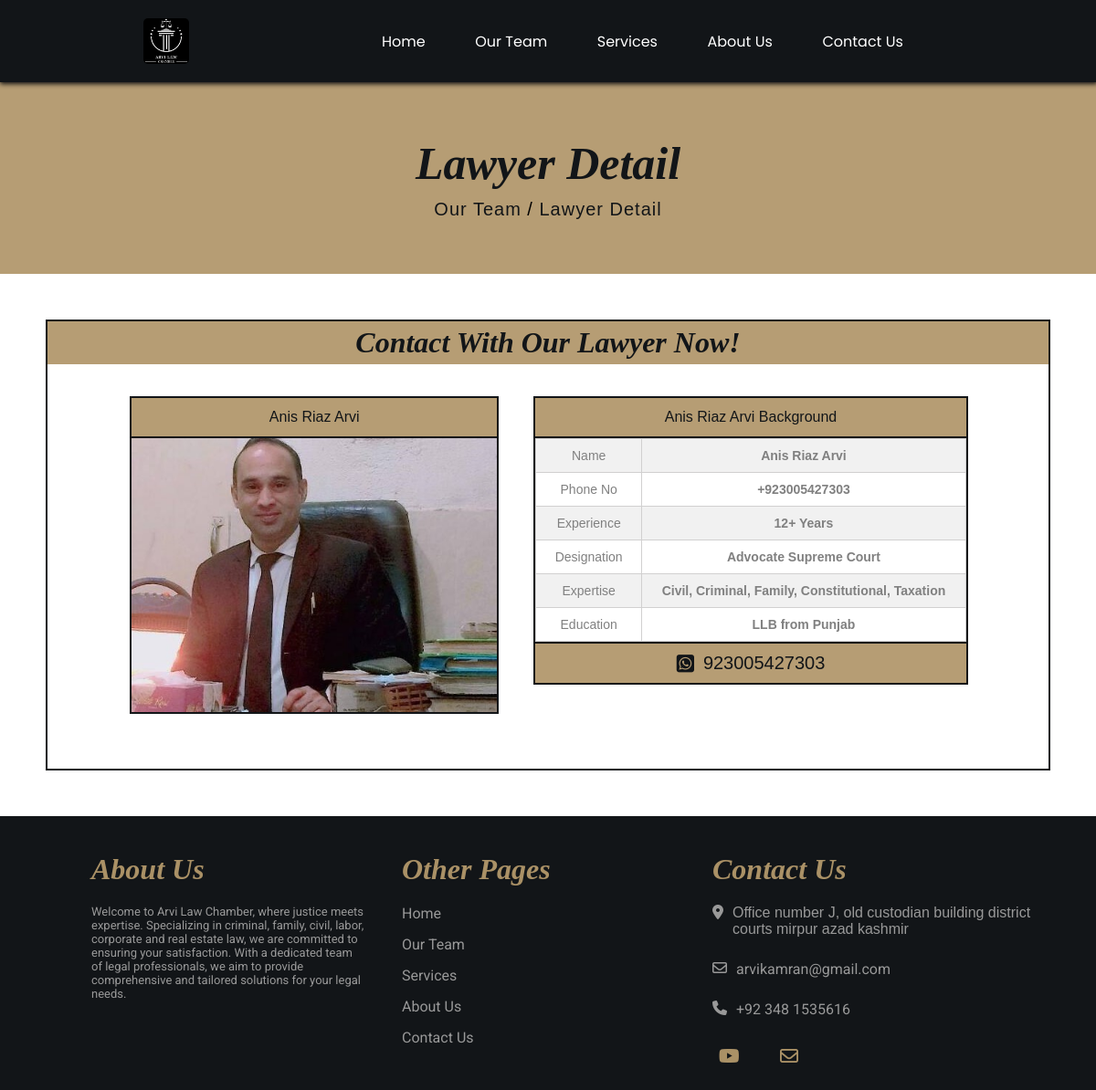
Screenshot of /lawyerdetail/1/ with the database file from the repository.
### home/models.py (models this page shows, shortened)
class Lawyer(models.Model):
    name = models.CharField(max_length=100, null=True)
    picture = models.ImageField(upload_to='profile-picture/', null=True, blank=True)
    phoneno = models.CharField(max_length=13, null=True)
    education = models.CharField(max_length=100, null=True)
    experience = models.CharField(max_length=50, null=True)
    designation = models.CharField(max_length=50, null=True)
    expertise = models.CharField(max_length=100, null=True)

### home/views.py (the view)
# urls.py: path('lawyerdetail/<str:pk_test>/', views.lawyerdetail, name='lawyer'),
def lawyerdetail(request, pk_test):
    lawyer = Lawyer.objects.get(id=pk_test)
    context = {'lawyer':lawyer}
    return render(request, 'home/lawyerdetail.html', context)

### home/templates/home/lawyerdetail.html (shortened to what this page needs)
{% extends "home/main.html" %}
{% load static %}
{% block content %}
<link rel="stylesheet" href="{% static "/css/lawyerdetail.css" %}">
<link rel="stylesheet" href="https://cdnjs.cloudflare.com/ajax/libs/font-awesome/6.4.2/css/all.min.css" />
<div class="teamdetail">
    <div class="teamconttop">
        <div class="teamtophead">
            Lawyer Detail
        </div>
        <div class="teamtopinfo">
            <a href="">Our Team</a>
            /
            <a href="">Lawyer Detail</a>
        </div>
    </div>
    <div class="lawyerdetailcont">
        <div class="lawyerdetailhead">
            <h1>Contact With Our Lawyer Now!</h1>
        </div>
        <div class="lawyerdetailbody">
            <div class="lawyerdetailleft">
                <div class="infolefttittle">
                    {{lawyer.name}}
                </div>
                <div class="infoleftpic">
                    <img  src="{{lawyer.picture.url}}" alt="">
                </div>
            </div>
            <div class="lawyerdetailright">
                <div class="inforighttitle">
                    {{lawyer.name}} Background
                </div>
                <div class="inforighttable">
                    <table class="infotable" border=1>
                        <tr>
                            <td>Name</td>
                            <td>{{lawyer.name}}</td>
                        </tr>
                        <tr>
                            <td>Phone No</td>
                            <td>+{{lawyer.phoneno}}</td>
                        </tr>
                        <tr>
                            <td>Experience</td>
                            <td>{{lawyer.experience}}</td>
                        </tr>
                        <tr>
                            <td>Designation</td>
                            <td>{{lawyer.designation}}</td>
                        </tr>
                        <tr>
                            <td>Expertise</td>
                            <td>{{lawyer.expertise}}</td>
                        </tr>
                        <tr>
                            <td>Education</td>
                            <td>{{lawyer.education}}</td>
                        </tr>
                    </table>
                </div>
                <a class="lawyerdetailcontact" href="https://wa.me/923485310150" target='_blank'>
                        <i class="detailcontactchild fa-brands fa-square-whatsapp"></i>
                        <span class='detailcontactchild '>{{lawyer.phoneno}} </span>
                </a>
            </div>
        </div>
    </div>
</div>
{% endblock content %}

### static/css/navbar.css (style rules this page uses)
* { margin: 0; padding: 0; }

### static/css/lawyerdetail.css (style rules this page uses)
.teamdetail { margin-top: 90px; }
.teamdetail .teamconttop { background: #b69d74; height: 150px; display: flex; flex-direction: column; justify-content: center; align-items: center; padding: 30px 0; }
.teamconttop .teamtophead { font-size: 50px; font-weight: bold; font-family: 'EB Garamond', serif; font-style: italic; margin-bottom: 10px; color: #121518; }
.teamconttop .teamtopinfo { letter-spacing: 1px; font-size: 20px; }
.teamconttop .teamtopinfo a { text-decoration: none; color: #121518; transition: 0.4s; }
.teamdetail .lawyerdetailcont { margin: 50px; border: 2px solid #121518; }
.lawyerdetailcont .lawyerdetailhead { display: flex; justify-content: center; color: #121518; background-color: #b69d74; padding: 5px 0; font-style: italic; margin-bottom: 10px; }
.lawyerdetailcont .lawyerdetailhead h1 { font-family: 'EB Garamond', serif; }
.lawyerdetailcont .lawyerdetailbody { display: flex; justify-content: center; width: 70vw; padding-top: 15px; padding-bottom: 50px; width: 100%; }
.lawyerdetailbody .lawyerdetailleft { display: flex; flex-direction: column; align-items: center; margin: 10px 20px; border: 2px solid #121518; }
.lawyerdetailleft .infolefttittle { background-color: #b69d74; color: #121518; width: 100%; display: flex; justify-content: center; padding: 12px 0; border-bottom: 2px solid #121518; }
.lawyerdetailleft .infoleftpic { width: 400px; height: 300px; overflow: hidden; }
.lawyerdetailleft .infoleftpic img { width: 100%; height: 100%; object-fit: cover; transition: 0.4s; cursor: pointer; }
.lawyerdetailright { display: flex; flex-direction: column; align-items: center; margin: 10px 20px; }
.lawyerdetailright .inforighttitle { background-color: #b69d74; color: #121518; width: 100%; display: flex; justify-content: center; padding: 12px 0; border: 2px solid #121518; }
.lawyerdetailright .inforighttable { width: 100%; display: flex; flex-direction: column; justify-content: center; border-right: 2px solid #121518; border-left: 2px solid #121518; }
.inforighttable table { border: 1px solid rgb(209, 208, 208); border-collapse: collapse; color: rgb(128, 128, 128); font-size: 14px; }
.inforighttable table tr td { padding: 10px 20px; text-align: center; }
.inforighttable table tr:nth-child(odd) { background-color: rgb(241, 241, 241); }
.inforighttable table tr td:nth-child(even) { font-weight: bold; }
.lawyerdetailcontact { background-color: #b69d74; padding: 10px 0; width: 100%; border: 2px solid #121518; display: flex; justify-content: center; text-decoration: none; color: #121518; font-size: 20px; transition: 0.4s; align-items: center; }
.lawyerdetailcontact i { color: #121518; font-size: 22px; }
.lawyerdetailcontact .detailcontactchild { margin: 0px 5px; }

### static/css/footer.css (style rules this page uses)
* { margin: 0; padding: 0; font-family: sans-serif,Arial, Helvetica, sans-serif; }

### rows the page displays
Lawyer: name "Anis Riaz Arvi", picture (picture), phoneno "923005427303", experience "12+ Years", designation "Advocate Supreme Court", expertise "Civil, Criminal, Family, Constitutional, Taxation", education "LLB from Punjab"
